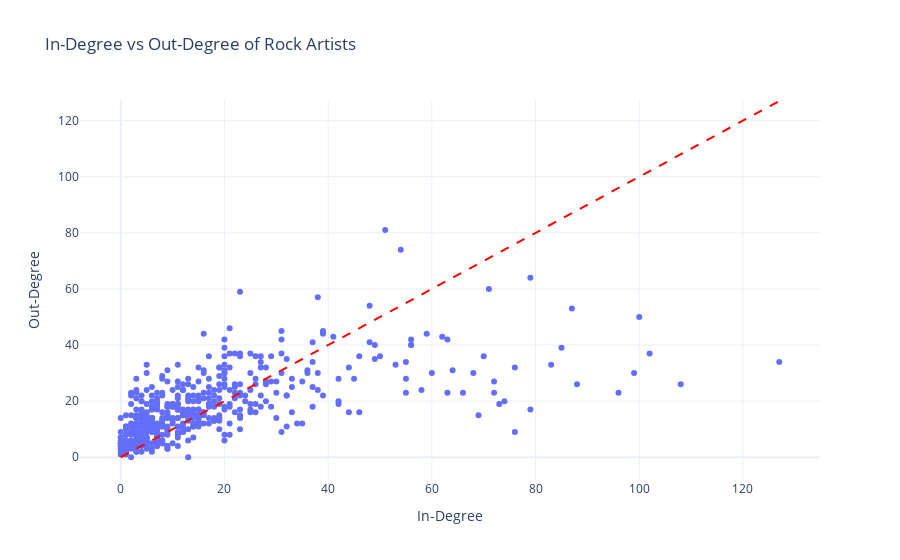

Source (notebook cell):
### Code cell
in_degrees = [degree for node, degree in in_degree.items()]
out_degrees = [degree for node, degree in out_degree.items()]
fig = px.scatter(
    x=in_degrees,
    y=out_degrees,
    labels={'x': 'In-Degree', 'y': 'Out-Degree'},
    title='In-Degree vs Out-Degree of Rock Artists',
)

fig.update_layout(template='plotly_white')

fig.add_shape(
    type='line',
    x0=0, y0=0,
    x1=max(in_degrees + out_degrees), y1=max(in_degrees + out_degrees),
    line=dict(dash='dash', color='red')
)

fig.show()

### Figure 1 — Plotly figure (JSON) as saved in the notebook; plotly's stock layout.template omitted (floating-point values rounded to 4 significant figures; data arrays with more than 128 entries replaced by an {"elided": "..."} marker saying what was removed)
{"data": [{"hovertemplate": "In-Degree=%{x}<br>Out-Degree=%{y}<extra></extra>", "legendgroup": "", "marker": {"color": "#636efa", "symbol": "circle"}, "mode": "markers", "name": "", "orientation": "v", "showlegend": false, "type": "scatter", "x": {"elided": "481 int values"}, "xaxis": "x", "y": {"elided": "481 int values"}, "yaxis": "y"}], "layout": {"legend": {"tracegroupgap": 0}, "shapes": [{"line": {"color": "red", "dash": "dash"}, "type": "line", "x0": 0, "x1": 127, "y0": 0, "y1": 127}], "title": {"text": "In-Degree vs Out-Degree of Rock Artists"}, "xaxis": {"anchor": "y", "domain": [0, 1], "title": {"text": "In-Degree"}}, "yaxis": {"anchor": "x", "domain": [0, 1], "title": {"text": "Out-Degree"}}}}
